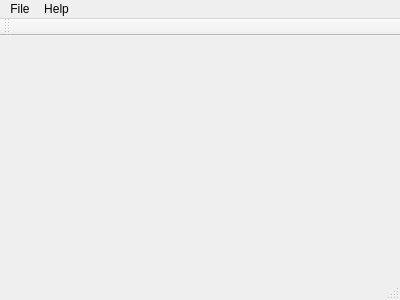
<?xml version="1.0" encoding="UTF-8"?>
<ui version="4.0">
 <class>MainWindow</class>
 <widget class="QMainWindow" name="MainWindow">
  <property name="geometry">
   <rect>
    <x>0</x>
    <y>0</y>
    <width>400</width>
    <height>300</height>
   </rect>
  </property>
  <property name="windowTitle">
   <string>StatistiQ — data processing utility</string>
  </property>
  <property name="windowIcon">
   <iconset resource="statistiq.qrc">
    <normaloff>:/icons/images/statistiq.ico</normaloff>:/icons/images/statistiq.ico</iconset>
  </property>
  <widget class="QWidget" name="centralWidget"/>
  <widget class="QMenuBar" name="menuBar">
   <property name="geometry">
    <rect>
     <x>0</x>
     <y>0</y>
     <width>400</width>
     <height>21</height>
    </rect>
   </property>
   <widget class="QMenu" name="menuFile">
    <property name="title">
     <string>File</string>
    </property>
    <addaction name="actionQuit"/>
   </widget>
   <widget class="QMenu" name="menuHelp">
    <property name="title">
     <string>Help</string>
    </property>
    <addaction name="actionAbout"/>
   </widget>
   <addaction name="menuFile"/>
   <addaction name="menuHelp"/>
  </widget>
  <widget class="QToolBar" name="mainToolBar">
   <attribute name="toolBarArea">
    <enum>TopToolBarArea</enum>
   </attribute>
   <attribute name="toolBarBreak">
    <bool>false</bool>
   </attribute>
  </widget>
  <widget class="QStatusBar" name="statusBar"/>
  <action name="actionQuit">
   <property name="text">
    <string>Quit</string>
   </property>
   <property name="shortcut">
    <string>Ctrl+Q</string>
   </property>
  </action>
  <action name="actionAbout">
   <property name="text">
    <string>About...</string>
   </property>
  </action>
 </widget>
 <layoutdefault spacing="6" margin="11"/>
 <resources>
  <include location="statistiq.qrc"/>
 </resources>
 <connections>
  <connection>
   <sender>actionQuit</sender>
   <signal>triggered()</signal>
   <receiver>MainWindow</receiver>
   <slot>sl_quit()</slot>
   <hints>
    <hint type="sourcelabel">
     <x>-1</x>
     <y>-1</y>
    </hint>
    <hint type="destinationlabel">
     <x>199</x>
     <y>149</y>
    </hint>
   </hints>
  </connection>
  <connection>
   <sender>actionAbout</sender>
   <signal>triggered()</signal>
   <receiver>MainWindow</receiver>
   <slot>sl_about()</slot>
   <hints>
    <hint type="sourcelabel">
     <x>-1</x>
     <y>-1</y>
    </hint>
    <hint type="destinationlabel">
     <x>199</x>
     <y>149</y>
    </hint>
   </hints>
  </connection>
 </connections>
 <slots>
  <slot>sl_quit()</slot>
  <slot>sl_about()</slot>
 </slots>
</ui>
